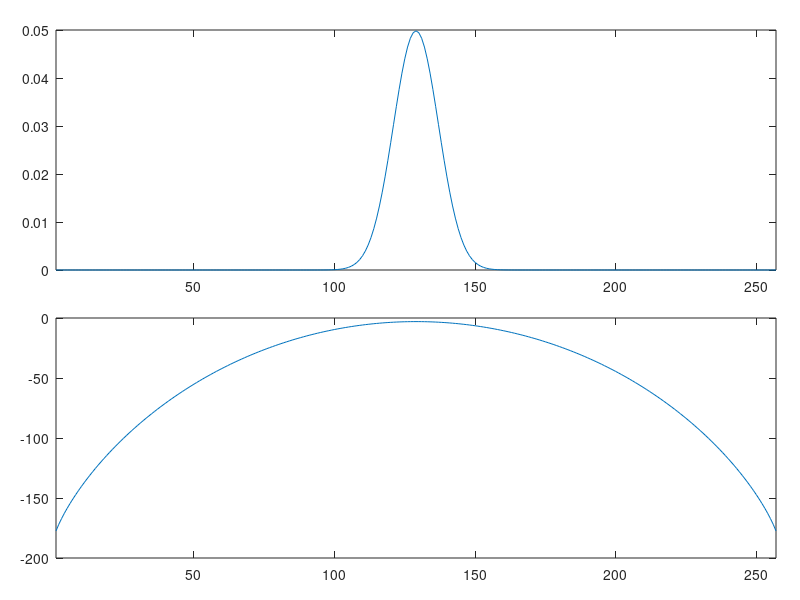

Recreate this plot in MATLAB.
v=[1 1];
v=v/norm(v,1); % i.e., v=[0.5 0.5];
for n = 1:8
    v=conv(v,v);
end

% plot the function
subplot('position',[0.07 0.55 0.9 0.4])
plot(v)
a=axis; a(1)=1; a(2)=size(v,2); axis(a)

% plot the log of function
subplot('position',[0.07 0.07 0.9 0.4])
plot(log(v))
a=axis; a(1)=1; a(2)=size(v,2); axis(a)

set(gcf,'PaperUnits','inches','PaperPosition',[0 0 8 6]) %150dpi
saveas(gcf, 'figures/clt', 'png')
shg